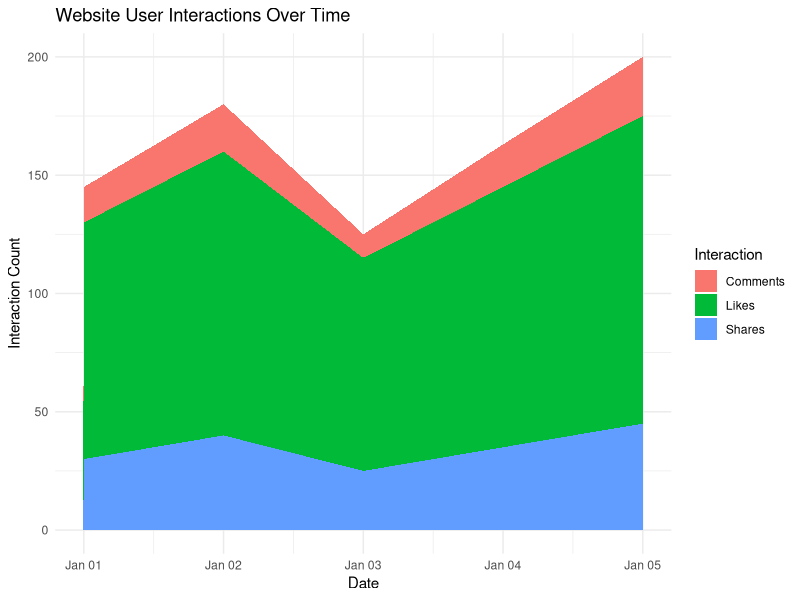

The R source for this figure:
library(ggplot2)
library(tidyr)

df5_interactions <- data.frame(
  Date = as.Date(c("2023-01-01", "2023-01-02", "2023-01-03", "2023-01-04", "2023-01-05")),
  Likes = c(100, 120, 90, 110, 130),
  Shares = c(30, 40, 25, 35, 45),
  Comments = c(15, 20, 10, 18, 25)
)

df5_long <- pivot_longer(df5_interactions, cols = c("Likes", "Shares", "Comments"), names_to = "Interaction", values_to = "Count")

ggplot(df5_long, aes(x = Date, y = Count, fill = Interaction)) +
  geom_area() +
  labs(title = "Website User Interactions Over Time", x = "Date", y = "Interaction Count") +
  theme_minimal()
